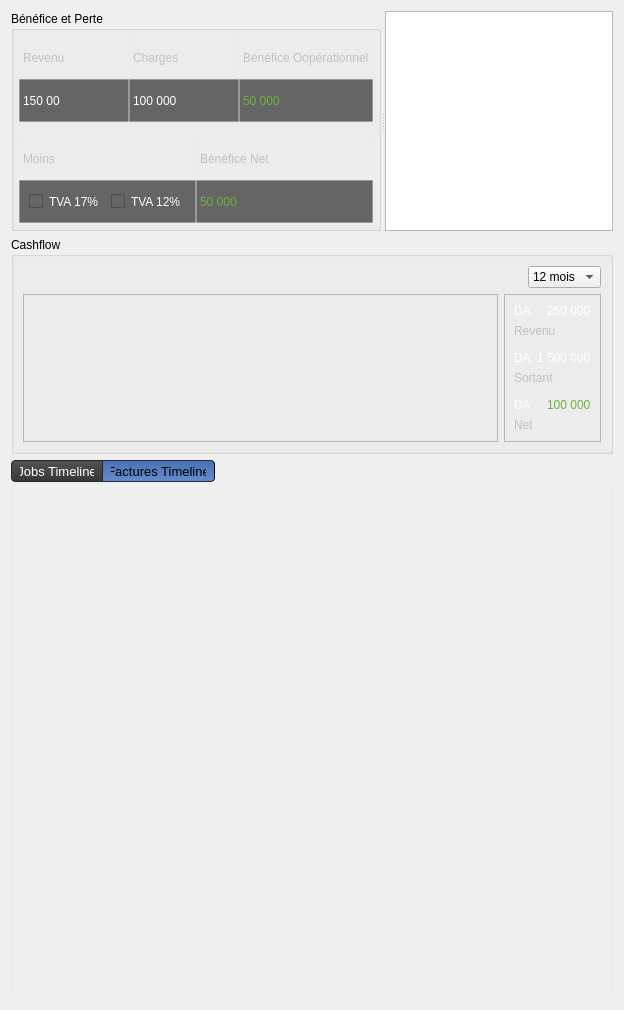
          <widget class="QWidget" name="scrollAreaWidgetContents">
           <property name="geometry">
            <rect>
             <x>0</x>
             <y>0</y>
             <width>624</width>
             <height>1010</height>
            </rect>
           </property>
           <layout class="QGridLayout" name="gridLayout_9">
            <item row="0" column="0">
             <widget class="QSplitter" name="splitter_2">
              <property name="orientation">
               <enum>Qt::Horizontal</enum>
              </property>
              <widget class="QGroupBox" name="groupBox_5">
               <property name="sizePolicy">
                <sizepolicy hsizetype="Minimum" vsizetype="Fixed">
                 <horstretch>0</horstretch>
                 <verstretch>0</verstretch>
                </sizepolicy>
               </property>
               <property name="minimumSize">
                <size>
                 <width>370</width>
                 <height>220</height>
                </size>
               </property>
               <property name="title">
                <string>Bénéfice et Perte</string>
               </property>
               <layout class="QVBoxLayout" name="verticalLayout_31">
                <property name="spacing">
                 <number>15</number>
                </property>
                <property name="margin">
                 <number>5</number>
                </property>
                <item>
                 <layout class="QHBoxLayout" name="horizontalLayout_20">
                  <property name="spacing">
                   <number>0</number>
                  </property>
                  <item>
                   <layout class="QVBoxLayout" name="verticalLayout_26">
                    <property name="spacing">
                     <number>0</number>
                    </property>
                    <item>
                     <widget class="QLabel" name="label_28">
                      <property name="minimumSize">
                       <size>
                        <width>0</width>
                        <height>42</height>
                       </size>
                      </property>
                      <property name="styleSheet">
                       <string notr="true">font: bold 12pt &quot;Gill Sans MT&quot;;
color: rgb(188, 195, 195);
border:1px solid rgba(227, 238, 238, 100);</string>
                      </property>
                      <property name="text">
                       <string>Revenu</string>
                      </property>
                     </widget>
                    </item>
                    <item>
                     <widget class="QLabel" name="label_35">
                      <property name="styleSheet">
                       <string notr="true">font: bold 12pt &quot;Gill Sans MT&quot;;
color: white;
border:1px solid rgba(227, 238, 238, 100);
background-color: #656565;</string>
                      </property>
                      <property name="text">
                       <string>150 00</string>
                      </property>
                     </widget>
                    </item>
                   </layout>
                  </item>
                  <item>
                   <layout class="QVBoxLayout" name="verticalLayout_27">
                    <property name="spacing">
                     <number>0</number>
                    </property>
                    <item>
                     <widget class="QLabel" name="label_29">
                      <property name="minimumSize">
                       <size>
                        <width>0</width>
                        <height>42</height>
                       </size>
                      </property>
                      <property name="styleSheet">
                       <string notr="true">font: bold 12pt &quot;Gill Sans MT&quot;;
color: rgb(188, 195, 195);
border:1px solid rgba(227, 238, 238, 100);</string>
                      </property>
                      <property name="text">
                       <string>Charges</string>
                      </property>
                     </widget>
                    </item>
                    <item>
                     <widget class="QLabel" name="label_34">
                      <property name="styleSheet">
                       <string notr="true">font: bold 12pt &quot;Gill Sans MT&quot;;
color: white;
border:1px solid rgba(227, 238, 238, 100);background-color: #656565;</string>
                      </property>
                      <property name="text">
                       <string>100 000</string>
                      </property>
                     </widget>
                    </item>
                   </layout>
                  </item>
                  <item>
                   <layout class="QVBoxLayout" name="verticalLayout_28">
                    <property name="spacing">
                     <number>0</number>
                    </property>
                    <item>
                     <widget class="QLabel" name="label_30">
                      <property name="minimumSize">
                       <size>
                        <width>0</width>
                        <height>42</height>
                       </size>
                      </property>
                      <property name="styleSheet">
                       <string notr="true">font: bold 12pt &quot;Gill Sans MT&quot;;
color: rgb(188, 195, 195);
border:1px solid rgba(227, 238, 238, 100);</string>
                      </property>
                      <property name="text">
                       <string>Bénéfice Oopérationnel</string>
                      </property>
                     </widget>
                    </item>
                    <item>
                     <widget class="QLabel" name="label_33">
                      <property name="styleSheet">
                       <string notr="true">font: bold 12pt &quot;Gill Sans MT&quot;;
color:rgb(111, 178, 61);
border:1px solid rgba(227, 238, 238, 100);background-color: #656565;</string>
                      </property>
                      <property name="text">
                       <string>50 000</string>
                      </property>
                     </widget>
                    </item>
                   </layout>
                  </item>
                 </layout>
                </item>
                <item>
                 <layout class="QHBoxLayout" name="horizontalLayout_21">
                  <property name="spacing">
                   <number>0</number>
                  </property>
                  <item>
                   <layout class="QVBoxLayout" name="verticalLayout_29">
                    <property name="spacing">
                     <number>0</number>
                    </property>
                    <item>
                     <widget class="QLabel" name="label_31">
                      <property name="minimumSize">
                       <size>
                        <width>0</width>
                        <height>42</height>
                       </size>
                      </property>
                      <property name="styleSheet">
                       <string notr="true">font: bold 12pt &quot;Gill Sans MT&quot;;
color: rgb(188, 195, 195);
border:1px solid rgba(227, 238, 238, 100);</string>
                      </property>
                      <property name="text">
                       <string>Moins</string>
                      </property>
                     </widget>
                    </item>
                    <item>
                     <widget class="QFrame" name="frame_5">
                      <property name="styleSheet">
                       <string notr="true">font: bold 12pt &quot;Gill Sans MT&quot;;
color: white;
border:1px solid rgba(227, 238, 238, 100);background-color: #656565;</string>
                      </property>
                      <property name="frameShape">
                       <enum>QFrame::StyledPanel</enum>
                      </property>
                      <property name="frameShadow">
                       <enum>QFrame::Raised</enum>
                      </property>
                      <layout class="QGridLayout" name="gridLayout_8">
                       <item row="0" column="0">
                        <widget class="QCheckBox" name="checkBox_4">
                         <property name="styleSheet">
                          <string notr="true">font: bold 8pt &quot;Gill Sans MT&quot;;
border: none;</string>
                         </property>
                         <property name="text">
                          <string>TVA 17%</string>
                         </property>
                        </widget>
                       </item>
                       <item row="0" column="1">
                        <widget class="QCheckBox" name="checkBox_5">
                         <property name="styleSheet">
                          <string notr="true">font: bold 8pt &quot;Gill Sans MT&quot;;
border: none;</string>
                         </property>
                         <property name="text">
                          <string>TVA 12%</string>
                         </property>
                        </widget>
                       </item>
                      </layout>
                     </widget>
                    </item>
                   </layout>
                  </item>
                  <item>
                   <layout class="QVBoxLayout" name="verticalLayout_30">
                    <property name="spacing">
                     <number>0</number>
                    </property>
                    <item>
                     <widget class="QLabel" name="label_32">
                      <property name="minimumSize">
                       <size>
                        <width>0</width>
                        <height>42</height>
                       </size>
                      </property>
                      <property name="styleSheet">
                       <string notr="true">font: bold 12pt &quot;Gill Sans MT&quot;;
color: rgb(188, 195, 195);
border:1px solid rgba(227, 238, 238, 100);</string>
                      </property>
                      <property name="text">
                       <string>Bénéfice Net</string>
                      </property>
                     </widget>
                    </item>
                    <item>
                     <widget class="QLabel" name="label_37">
                      <property name="styleSheet">
                       <string notr="true">font: bold 12pt &quot;Gill Sans MT&quot;;
color:rgb(111, 178, 61);
border:1px solid rgba(227, 238, 238, 100);
background-color: #656565;</string>
                      </property>
                      <property name="text">
                       <string>50 000</string>
                      </property>
                     </widget>
                    </item>
                   </layout>
                  </item>
                 </layout>
                </item>
               </layout>
              </widget>
              <widget class="QTreeView" name="treeView"/>
             </widget>
            </item>
            <item row="1" column="0">
             <widget class="QGroupBox" name="groupBox_4">
              <property name="title">
               <string>Cashflow</string>
              </property>
              <layout class="QVBoxLayout" name="verticalLayout_21">
               <item>
                <layout class="QHBoxLayout" name="horizontalLayout_16">
                 <item>
                  <spacer name="horizontalSpacer_8">
                   <property name="orientation">
                    <enum>Qt::Horizontal</enum>
                   </property>
                   <property name="sizeHint" stdset="0">
                    <size>
                     <width>40</width>
                     <height>20</height>
                    </size>
                   </property>
                  </spacer>
                 </item>
                 <item>
                  <widget class="QComboBox" name="comboBox_5">
                   <property name="sizePolicy">
                    <sizepolicy hsizetype="Minimum" vsizetype="Fixed">
                     <horstretch>0</horstretch>
                     <verstretch>0</verstretch>
                    </sizepolicy>
                   </property>
                   <property name="maximumSize">
                    <size>
                     <width>100</width>
                     <height>16777215</height>
                    </size>
                   </property>
                   <item>
                    <property name="text">
                     <string>12 mois</string>
                    </property>
                   </item>
                   <item>
                    <property name="text">
                     <string>6 mois</string>
                    </property>
                   </item>
                   <item>
                    <property name="text">
                     <string>3 mois</string>
                    </property>
                   </item>
                  </widget>
                 </item>
                </layout>
               </item>
               <item>
                <layout class="QHBoxLayout" name="horizontalLayout_15">
                 <item>
                  <widget class="QFrame" name="frame_2">
                   <property name="sizePolicy">
                    <sizepolicy hsizetype="Expanding" vsizetype="Preferred">
                     <horstretch>0</horstretch>
                     <verstretch>0</verstretch>
                    </sizepolicy>
                   </property>
                   <property name="frameShape">
                    <enum>QFrame::StyledPanel</enum>
                   </property>
                   <property name="frameShadow">
                    <enum>QFrame::Raised</enum>
                   </property>
                  </widget>
                 </item>
                 <item>
                  <widget class="QFrame" name="frame_3">
                   <property name="sizePolicy">
                    <sizepolicy hsizetype="Minimum" vsizetype="Preferred">
                     <horstretch>0</horstretch>
                     <verstretch>0</verstretch>
                    </sizepolicy>
                   </property>
                   <property name="maximumSize">
                    <size>
                     <width>140</width>
                     <height>16777215</height>
                    </size>
                   </property>
                   <property name="frameShape">
                    <enum>QFrame::StyledPanel</enum>
                   </property>
                   <property name="frameShadow">
                    <enum>QFrame::Raised</enum>
                   </property>
                   <layout class="QVBoxLayout" name="verticalLayout_20">
                    <item>
                     <layout class="QVBoxLayout" name="verticalLayout_8">
                      <item>
                       <layout class="QHBoxLayout" name="horizontalLayout_12">
                        <item>
                         <widget class="QLabel" name="label_14">
                          <property name="styleSheet">
                           <string notr="true">font: bold 12pt &quot;Gill Sans MT&quot;;
color: white;</string>
                          </property>
                          <property name="text">
                           <string>DA</string>
                          </property>
                         </widget>
                        </item>
                        <item>
                         <widget class="QLabel" name="label_13">
                          <property name="styleSheet">
                           <string notr="true">font: bold 12pt &quot;Gill Sans MT&quot;;
color: white;</string>
                          </property>
                          <property name="text">
                           <string>250 000</string>
                          </property>
                         </widget>
                        </item>
                       </layout>
                      </item>
                      <item>
                       <widget class="QLabel" name="label_10">
                        <property name="styleSheet">
                         <string notr="true">font: 8pt &quot;Gill Sans MT&quot;;
color: rgb(188, 195, 195)</string>
                        </property>
                        <property name="text">
                         <string>Revenu</string>
                        </property>
                       </widget>
                      </item>
                     </layout>
                    </item>
                    <item>
                     <widget class="Line" name="line_5">
                      <property name="maximumSize">
                       <size>
                        <width>16777215</width>
                        <height>1</height>
                       </size>
                      </property>
                      <property name="styleSheet">
                       <string notr="true">background-color: rgb(227, 238, 238);
width: 1px;
height: 1px;</string>
                      </property>
                      <property name="frameShadow">
                       <enum>QFrame::Sunken</enum>
                      </property>
                      <property name="lineWidth">
                       <number>0</number>
                      </property>
                      <property name="midLineWidth">
                       <number>0</number>
                      </property>
                      <property name="orientation">
                       <enum>Qt::Horizontal</enum>
                      </property>
                     </widget>
                    </item>
                    <item>
                     <layout class="QVBoxLayout" name="verticalLayout_18">
                      <item>
                       <layout class="QHBoxLayout" name="horizontalLayout_13">
                        <item>
                         <widget class="QLabel" name="label_15">
                          <property name="styleSheet">
                           <string notr="true">font: bold 12pt &quot;Gill Sans MT&quot;;
color: white;</string>
                          </property>
                          <property name="text">
                           <string>DA</string>
                          </property>
                         </widget>
                        </item>
                        <item>
                         <widget class="QLabel" name="label_16">
                          <property name="styleSheet">
                           <string notr="true">font: bold 12pt &quot;Gill Sans MT&quot;;
color: white;</string>
                          </property>
                          <property name="text">
                           <string>1 500 000</string>
                          </property>
                         </widget>
                        </item>
                       </layout>
                      </item>
                      <item>
                       <widget class="QLabel" name="label_11">
                        <property name="styleSheet">
                         <string notr="true">font: 8pt &quot;Gill Sans MT&quot;;
color: rgb(188, 195, 195)</string>
                        </property>
                        <property name="text">
                         <string>Sortant</string>
                        </property>
                       </widget>
                      </item>
                     </layout>
                    </item>
                    <item>
                     <widget class="Line" name="line_8">
                      <property name="maximumSize">
                       <size>
                        <width>16777215</width>
                        <height>1</height>
                       </size>
                      </property>
                      <property name="styleSheet">
                       <string notr="true">background-color: rgb(227, 238, 238);
width: 1px;
height: 1px;</string>
                      </property>
                      <property name="frameShadow">
                       <enum>QFrame::Sunken</enum>
                      </property>
                      <property name="lineWidth">
                       <number>0</number>
                      </property>
                      <property name="midLineWidth">
                       <number>0</number>
                      </property>
                      <property name="orientation">
                       <enum>Qt::Horizontal</enum>
                      </property>
                     </widget>
                    </item>
                    <item>
                     <layout class="QVBoxLayout" name="verticalLayout_19">
                      <item>
                       <layout class="QHBoxLayout" name="horizontalLayout_14">
                        <item>
                         <widget class="QLabel" name="label_17">
                          <property name="styleSheet">
                           <string notr="true">font: bold 12pt &quot;Gill Sans MT&quot;;
color: white;</string>
                          </property>
                          <property name="text">
                           <string>DA</string>
                          </property>
                         </widget>
                        </item>
                        <item>
                         <widget class="QLabel" name="label_18">
                          <property name="styleSheet">
                           <string notr="true">font: bold 12pt &quot;Gill Sans MT&quot;;
color:rgb(111, 178, 61);</string>
                          </property>
                          <property name="text">
                           <string>100 000</string>
                          </property>
                         </widget>
                        </item>
                       </layout>
                      </item>
                      <item>
                       <widget class="QLabel" name="label_12">
                        <property name="styleSheet">
                         <string notr="true">font: 8pt &quot;Gill Sans MT&quot;;
color: rgb(188, 195, 195)</string>
                        </property>
                        <property name="text">
                         <string>Net</string>
                        </property>
                       </widget>
                      </item>
                     </layout>
                    </item>
                   </layout>
                  </widget>
                 </item>
                </layout>
               </item>
              </layout>
             </widget>
            </item>
            <item row="2" column="0">
             <widget class="QTabWidget" name="tabWidgetTimeline">
              <property name="minimumSize">
               <size>
                <width>0</width>
                <height>500</height>
               </size>
              </property>
              <property name="styleSheet">
               <string notr="true">QWidget{

}

QTabWidget::pane {
	border: 2px solid rgba(227, 238, 238, 100);
   
}
QTabWidget , QTabWidget::tab-bar {
	/* lighter than its own border-color */;
    border-radius: 2px;


	alignment: left;
}


QTabBar::tab {
    background-color: qlineargradient(spread:pad, x1:0, y1:0, x2:0, y2:1, stop:0 #535353, stop:1 #373737);
    border-width: 1px 1px 1px 0px;
    border-style: solid;
    border-color: #292929;    
    height:1em;
    width:8em;
    font: 10pt;
    subcontrol-origin: margin;
    subcontrol-position: top right; /* position at the top center */
}	

QTabBar::tab:top,
QTabBar::tab:bottom {
    min-width: 14ex;
    min-height: 20px;
    padding: 0px 8px 0px 8px;
}


QTabBar::tab:left,
QTabBar::tab:right {
    min-height: 14ex;
    min-width: 20px;
    padding: 8px 0px 8px 0px;
}

QTabBar::tab:top:first,
QTabBar::tab:bottom:first {
    border-left: 1px solid #292929;
    border-top-left-radius: 4px;
    border-bottom-left-radius: 4px;
}

QTabBar::tab:left:first,
QTabBar::tab:right:first {
    border-top: 1px solid #292929;
    border-top-right-radius: 4px;
    border-top-left-radius: 4px;
}

QTabBar::tab:top:last,
QTabBar::tab:bottom:last {
    border-top-right-radius: 4px;
    border-bottom-right-radius: 4px;
}

QTabBar::tab:left:last,
QTabBar::tab:right:last {
    border-bottom-right-radius: 4px;
    border-bottom-left-radius: 4px;
}

QTabBar::tab:only-one {
    border: 1px solid #292929;
    border-radius: 4px;
}

QTabBar::tab:selected {
    color: black;
}

QTabBar::tab:top:selected,
QTabBar::tab:bottom:selected {
    background-color: qlineargradient(spread:pad, x1:0, y1:0, x2:0, y2:1, stop:0 #4771b3, stop:1 #638dcf);
    border-right-color: black;
    border-left-color: black;
}

QTabBar::tab:right:selected,
QTabBar::tab:left:selected {
    background-color: qlineargradient(spread:pad, x1:0, y1:0, x2:1, y2:0, stop:0 #4771b3, stop:1 #638dcf);
    border-top-color: black;
    border-bottom-color: black;
}

QTabBar::tab:!selected {
    color: white;
}

QTabBar::tab:top:!selected:hover,
QTabBar::tab:bottom:!selected:hover {
    background-color: qlineargradient(spread:pad, x1:0, y1:0, x2:0, y2:1, stop:0 #626262, stop:1 #464646);
}

QTabBar::tab:left:!selected:hover,
QTabBar::tab:right:!selected:hover {
    background-color: qlineargradient(spread:pad, x1:0, y1:0, x2:1, y2:0, stop:0 #626262, stop:1 #464646);
}


QTabBar::tab:first:selected {
    margin-left: 0; /* the first selected tab has nothing to overlap with on the left */
}

QTabBar::tab:last:selected {
    margin-right: 0; /* the last selected tab has nothing to overlap with on the right */
}

QTabBar::tab:only-one {
    margin: 0; /* if there is only one tab, we don't want overlapping margins */
}
</string>
              </property>
              <property name="tabPosition">
               <enum>QTabWidget::North</enum>
              </property>
              <property name="currentIndex">
               <number>1</number>
              </property>
              <widget class="QWidget" name="tab_7">
               <attribute name="title">
                <string>Jobs Timeline</string>
               </attribute>
               <widget class="QFrame" name="frame_4">
                <property name="geometry">
                 <rect>
                  <x>0</x>
                  <y>0</y>
                  <width>451</width>
                  <height>151</height>
                 </rect>
                </property>
                <property name="styleSheet">
                 <string notr="true">background-color: #656565;</string>
                </property>
                <property name="frameShape">
                 <enum>QFrame::StyledPanel</enum>
                </property>
                <property name="frameShadow">
                 <enum>QFrame::Raised</enum>
                </property>
               </widget>
              </widget>
              <widget class="QWidget" name="tab_6">
               <attribute name="title">
                <string>Factures Timeline</string>
               </attribute>
              </widget>
             </widget>
            </item>
           </layout>
          </widget>
